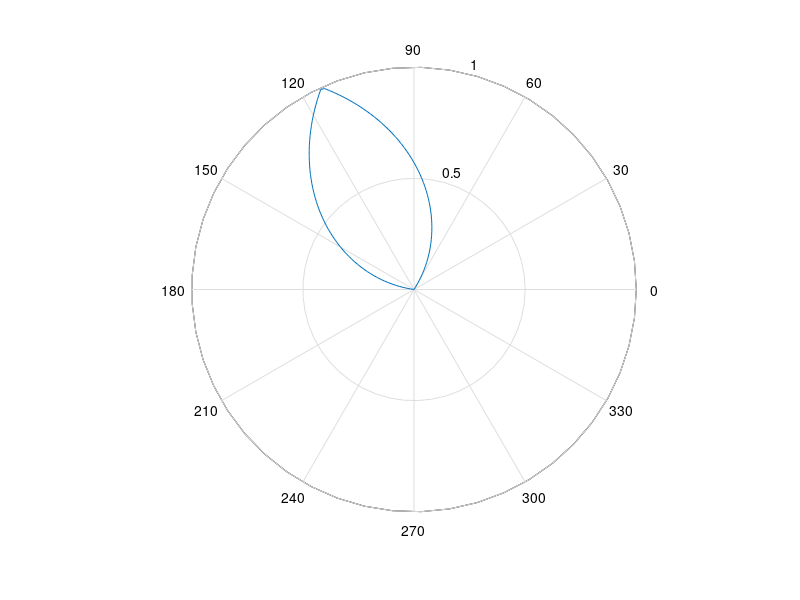

Here is the MATLAB script that generated this plot:
% hat-function
close all

N=360;
a=1;b=2;c=3;
xi=@(x) (x<b & x >=a).*(x-a)/(b-a)+(x<c & x >=b).*(x-c)/(b-c);
x=2*pi/N*[1:N];
y=xi(x);
polar(x,y)

